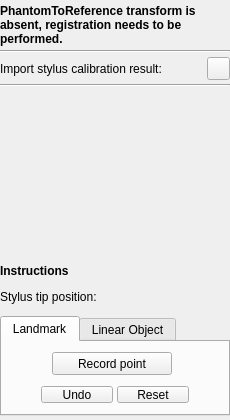
<?xml version="1.0" encoding="UTF-8"?>
<ui version="4.0">
 <class>PhantomRegistrationToolbox</class>
 <widget class="QWidget" name="PhantomRegistrationToolbox">
  <property name="geometry">
   <rect>
    <x>0</x>
    <y>0</y>
    <width>230</width>
    <height>420</height>
   </rect>
  </property>
  <property name="sizePolicy">
   <sizepolicy hsizetype="Fixed" vsizetype="Preferred">
    <horstretch>0</horstretch>
    <verstretch>0</verstretch>
   </sizepolicy>
  </property>
  <property name="minimumSize">
   <size>
    <width>230</width>
    <height>420</height>
   </size>
  </property>
  <property name="maximumSize">
   <size>
    <width>230</width>
    <height>16777215</height>
   </size>
  </property>
  <property name="windowTitle">
   <string>Phantom registration</string>
  </property>
  <layout class="QVBoxLayout" name="verticalLayout">
   <property name="spacing">
    <number>4</number>
   </property>
   <property name="leftMargin">
    <number>0</number>
   </property>
   <property name="topMargin">
    <number>4</number>
   </property>
   <property name="rightMargin">
    <number>0</number>
   </property>
   <property name="bottomMargin">
    <number>4</number>
   </property>
   <item>
    <widget class="QLabel" name="label_State">
     <property name="font">
      <font>
       <weight>75</weight>
       <bold>true</bold>
      </font>
     </property>
     <property name="text">
      <string>PhantomToReference transform is absent, registration needs to be performed.</string>
     </property>
     <property name="wordWrap">
      <bool>true</bool>
     </property>
    </widget>
   </item>
   <item>
    <widget class="Line" name="line_3">
     <property name="orientation">
      <enum>Qt::Horizontal</enum>
     </property>
    </widget>
   </item>
   <item>
    <layout class="QHBoxLayout" name="horizontalLayout_3">
     <property name="spacing">
      <number>2</number>
     </property>
     <item>
      <widget class="QLabel" name="label_StylusCalibration">
       <property name="text">
        <string>Import stylus calibration result:</string>
       </property>
      </widget>
     </item>
     <item>
      <widget class="QPushButton" name="pushButton_OpenStylusCalibration">
       <property name="sizePolicy">
        <sizepolicy hsizetype="Fixed" vsizetype="Fixed">
         <horstretch>0</horstretch>
         <verstretch>0</verstretch>
        </sizepolicy>
       </property>
       <property name="minimumSize">
        <size>
         <width>23</width>
         <height>23</height>
        </size>
       </property>
       <property name="maximumSize">
        <size>
         <width>23</width>
         <height>23</height>
        </size>
       </property>
       <property name="focusPolicy">
        <enum>Qt::NoFocus</enum>
       </property>
       <property name="text">
        <string/>
       </property>
       <property name="icon">
        <iconset resource="../fCal.qrc">
         <normaloff>:/icons/Resources/icon_Import.png</normaloff>:/icons/Resources/icon_Import.png</iconset>
       </property>
       <property name="iconSize">
        <size>
         <width>16</width>
         <height>16</height>
        </size>
       </property>
      </widget>
     </item>
    </layout>
   </item>
   <item>
    <widget class="Line" name="line">
     <property name="orientation">
      <enum>Qt::Horizontal</enum>
     </property>
    </widget>
   </item>
   <item>
    <widget class="QVTKWidget" name="canvasPhantom" native="true">
     <property name="sizePolicy">
      <sizepolicy hsizetype="Fixed" vsizetype="Fixed">
       <horstretch>1</horstretch>
       <verstretch>1</verstretch>
      </sizepolicy>
     </property>
     <property name="minimumSize">
      <size>
       <width>218</width>
       <height>156</height>
      </size>
     </property>
     <property name="maximumSize">
      <size>
       <width>218</width>
       <height>16777215</height>
      </size>
     </property>
     <property name="sizeIncrement">
      <size>
       <width>4</width>
       <height>3</height>
      </size>
     </property>
    </widget>
   </item>
   <item>
    <widget class="Line" name="line_2">
     <property name="sizePolicy">
      <sizepolicy hsizetype="Fixed" vsizetype="Fixed">
       <horstretch>0</horstretch>
       <verstretch>0</verstretch>
      </sizepolicy>
     </property>
     <property name="orientation">
      <enum>Qt::Horizontal</enum>
     </property>
    </widget>
   </item>
   <item>
    <spacer name="verticalSpacer_3">
     <property name="orientation">
      <enum>Qt::Vertical</enum>
     </property>
     <property name="sizeType">
      <enum>QSizePolicy::Fixed</enum>
     </property>
     <property name="sizeHint" stdset="0">
      <size>
       <width>20</width>
       <height>8</height>
      </size>
     </property>
    </spacer>
   </item>
   <item>
    <widget class="QLabel" name="label_Instructions">
     <property name="font">
      <font>
       <weight>75</weight>
       <bold>true</bold>
      </font>
     </property>
     <property name="text">
      <string>Instructions</string>
     </property>
     <property name="wordWrap">
      <bool>true</bool>
     </property>
    </widget>
   </item>
   <item>
    <spacer name="verticalSpacer_4">
     <property name="orientation">
      <enum>Qt::Vertical</enum>
     </property>
     <property name="sizeType">
      <enum>QSizePolicy::Fixed</enum>
     </property>
     <property name="sizeHint" stdset="0">
      <size>
       <width>20</width>
       <height>8</height>
      </size>
     </property>
    </spacer>
   </item>
   <item>
    <widget class="QLabel" name="label_StylusPositionText">
     <property name="text">
      <string>Stylus tip position:</string>
     </property>
    </widget>
   </item>
   <item>
    <spacer name="verticalSpacer">
     <property name="orientation">
      <enum>Qt::Vertical</enum>
     </property>
     <property name="sizeType">
      <enum>QSizePolicy::Fixed</enum>
     </property>
     <property name="sizeHint" stdset="0">
      <size>
       <width>20</width>
       <height>8</height>
      </size>
     </property>
    </spacer>
   </item>
   <item>
    <layout class="QGridLayout" name="gridLayout">
     <item row="0" column="0">
      <widget class="QTabWidget" name="tabWidget">
       <property name="minimumSize">
        <size>
         <width>0</width>
         <height>100</height>
        </size>
       </property>
       <property name="currentIndex">
        <number>0</number>
       </property>
       <widget class="QWidget" name="tab_Landmark">
        <attribute name="title">
         <string>Landmark</string>
        </attribute>
        <widget class="QWidget" name="layoutWidget">
         <property name="geometry">
          <rect>
           <x>35</x>
           <y>40</y>
           <width>156</width>
           <height>25</height>
          </rect>
         </property>
         <layout class="QHBoxLayout" name="horizontalLayout_2">
          <property name="spacing">
           <number>4</number>
          </property>
          <item>
           <widget class="QPushButton" name="pushButton_Undo">
            <property name="text">
             <string>Undo</string>
            </property>
           </widget>
          </item>
          <item>
           <widget class="QPushButton" name="pushButton_Landmark_Reset">
            <property name="text">
             <string>Reset</string>
            </property>
           </widget>
          </item>
         </layout>
        </widget>
        <widget class="QPushButton" name="pushButton_RecordPoint">
         <property name="geometry">
          <rect>
           <x>50</x>
           <y>10</y>
           <width>120</width>
           <height>23</height>
          </rect>
         </property>
         <property name="sizePolicy">
          <sizepolicy hsizetype="Fixed" vsizetype="Fixed">
           <horstretch>0</horstretch>
           <verstretch>0</verstretch>
          </sizepolicy>
         </property>
         <property name="minimumSize">
          <size>
           <width>120</width>
           <height>0</height>
          </size>
         </property>
         <property name="maximumSize">
          <size>
           <width>120</width>
           <height>16777215</height>
          </size>
         </property>
         <property name="text">
          <string>Record point</string>
         </property>
        </widget>
       </widget>
       <widget class="QWidget" name="tab_LinearObject">
        <attribute name="title">
         <string>Linear Object</string>
        </attribute>
        <widget class="QWidget" name="layoutWidget_2">
         <property name="geometry">
          <rect>
           <x>35</x>
           <y>40</y>
           <width>156</width>
           <height>25</height>
          </rect>
         </property>
         <layout class="QHBoxLayout" name="horizontalLayout_4">
          <property name="spacing">
           <number>4</number>
          </property>
          <item>
           <widget class="QPushButton" name="pushButton_StartStop">
            <property name="text">
             <string>Start</string>
            </property>
           </widget>
          </item>
          <item>
           <widget class="QPushButton" name="pushButton_LinearObject_Reset">
            <property name="text">
             <string>Reset</string>
            </property>
           </widget>
          </item>
         </layout>
        </widget>
       </widget>
      </widget>
     </item>
    </layout>
   </item>
   <item>
    <spacer name="verticalSpacer_2">
     <property name="orientation">
      <enum>Qt::Vertical</enum>
     </property>
     <property name="sizeHint" stdset="0">
      <size>
       <width>20</width>
       <height>4</height>
      </size>
     </property>
    </spacer>
   </item>
  </layout>
 </widget>
 <layoutdefault spacing="4" margin="4"/>
 <customwidgets>
  <customwidget>
   <class>QVTKWidget</class>
   <extends>QWidget</extends>
   <header location="global">QVTKWidget.h</header>
  </customwidget>
 </customwidgets>
 <resources>
  <include location="../fCal.qrc"/>
 </resources>
 <connections/>
</ui>
